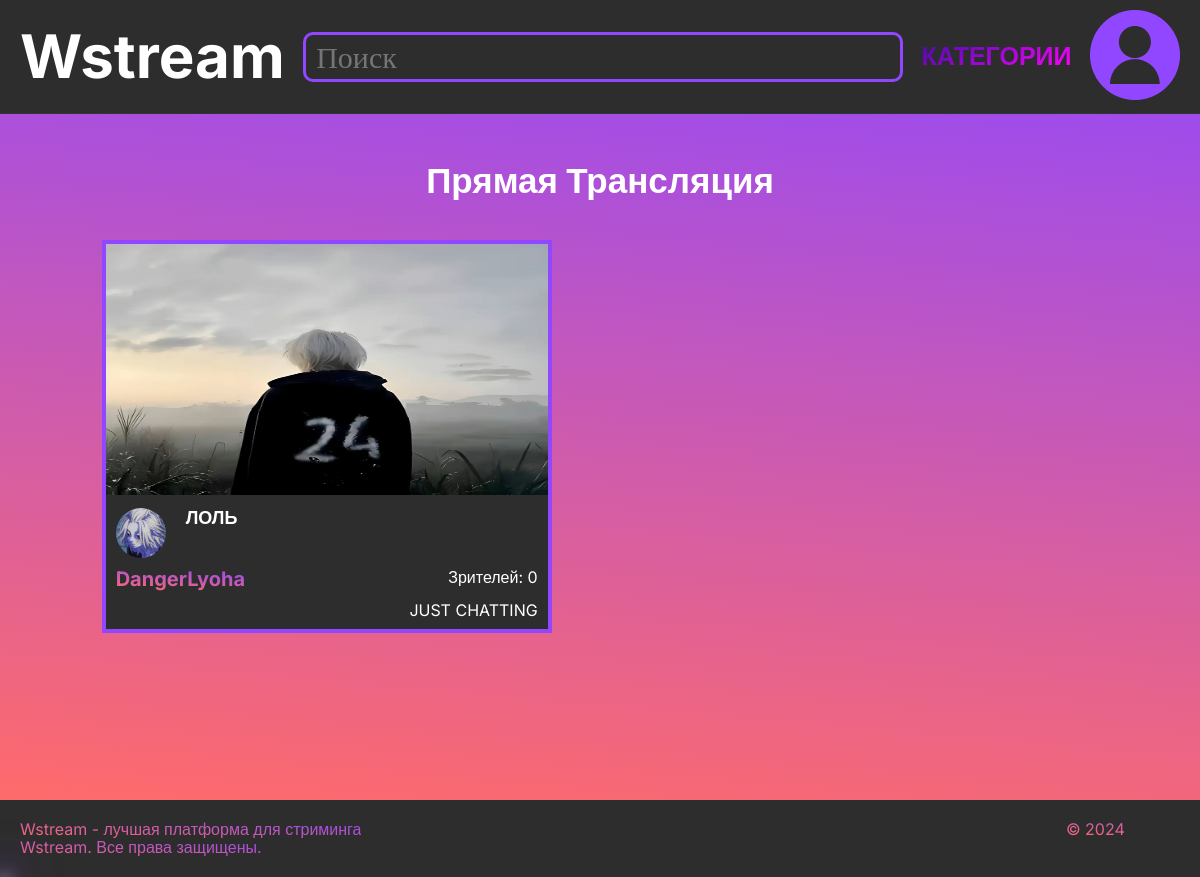
The page / on the database its author committed.
### hello/models.py (models this page shows, shortened)
class Streams(models.Model):
    status = [
        ("Транслируется", "Транслируется"),
        ("Завершился", "Завершился")
    ]
    name = models.CharField('Название стрима', max_length=200, default="Новый стрим")
    id_users = models.ForeignKey(Users, on_delete=models.CASCADE, verbose_name='Пользователь')
    category = models.ForeignKey(StreamCategory, on_delete=models.SET_NULL, null=True, blank=True, verbose_name='Категория')
    status = models.CharField('Статус', max_length=50, choices=status, default="Транслируется")
    preview = models.ImageField('Обложка', upload_to='stream-preview/', null=True, blank=True)
    start_time = models.DateTimeField('Время начала стрима', default=timezone.now)
    end_time = models.DateTimeField('Время окончания стрима', null=True, blank=True)
    max_viewers = models.IntegerField('Макс. кол. зрителей', null=True, blank=True, default=0)
    description = models.TextField('Описание стрима', null=True, blank=True)
    class Meta:
        verbose_name = "Стрим"
        verbose_name_plural = "Стримы"
    @staticmethod
    def get_current_streams():
        return Streams.objects.filter(status="Транслируется").order_by('-start_time')

class Users(models.Model):
    rol = [
        ("Админ", "Админ"),
        ("Модератор", "Модератор"),
        ("Обычный пользователь", "Обычный пользователь")
    ]
    user = models.OneToOneField(User, on_delete=models.CASCADE, verbose_name='Пользователь Django', null=True, blank=True)
    user_name = models.CharField(verbose_name='Имя пользователя', max_length=30, default="Пользователь")
    email = models.EmailField("Почта", max_length=100, default="user@example.com")
    hash_particle = models.CharField('Хэш', max_length=100, blank=True, null=True)
    registration_date = models.DateField("Дата регистрации", auto_now_add=True)
    about = models.TextField("Информация о себе", null=True, blank=True)
    avatar = models.ImageField('Аватарка', upload_to='users_photos/', null=True, blank=True, default='users_photos/default_avatar.png')
    nickname = models.CharField("Никнейм", max_length=50, default="User")
    roles = models.CharField('Роль', max_length=50, choices=rol, default="Обычный пользователь")
    class Meta:
        verbose_name = "Пользователь"
        verbose_name_plural = "Пользователи"

class StreamCategory(models.Model):
    cate = [
        ("IRL", "IRL"),
        ("CREATION", "CREATION"),
        ("ESPORTS", "ESPORTS"),
        ("GAMING", "GAMING"),
        ("MUSIC AND DJS", "MUSIC AND DJS"),
        ("JUST CHATTING", "JUST CHATTING")
    ]
    name = models.CharField('Название категории', max_length=50, choices=cate, unique=True)
    image = models.ImageField('Изображение категории', upload_to='category_images/', null=True, blank=True)
    description = models.TextField('Описание категории', null=True, blank=True)
    created_at = models.DateTimeField('Дата создания', auto_now_add=True)
    current_viewers = models.IntegerField('Текущее количество зрителей', default=0)
    total_streams = models.IntegerField('Всего стримов', default=0)
    class Meta:
        verbose_name = "Категория стримов"
        verbose_name_plural = "Категории стримов"
    def __str__(self):
        return self.name

### hello/views.py (the view, shortened to what this page needs)
# urls.py: path('', page1, name='home'),
def page1(request):
    try:
        current_streams = Streams.get_current_streams()
    except Exception as e:
        current_streams = Streams.objects.none()
        print(f"Error in page1: {e}")
    context = {
        'streams': current_streams,
    }
    return render(request, 'base.html', context)

### hello/templates/base.html (shortened to what this page needs)
{% load static %}
<!DOCTYPE html>
<html lang="ru">
<head>
    <link rel="stylesheet" href="{% static 'css/normalize.css' %}" type="text/css">
    <link rel="stylesheet" href="{% static 'css/style.css' %}" type="text/css">
</head>
<body>
    <header class="header">
        <div class="container">
            <nav class="menu">
                <a href="{% url 'home' %}" class="linklogo">
                    <h1 class="title">Wstream</h1>
                </a>
                <form class="seacrh-all" action="/search" method="get">
                    <input class="search-logo" type="text" name="query" placeholder="Поиск">
                </form>
                <a href="{% url 'categories' %}" class="categoryy">Категории</a>
                <a href="{% url 'profile' %}" class="user">
                    <img src="{% static 'images/Group 3.png' %}" alt="user">
                </a>
            </nav>
        </div>
    </header>
    <main class="main">
        <div class="container2">
            <h2 class="live-stream">Прямая Трансляция</h2>
            <div class="treams">
                {% for stream in streams %}
                <a href="{% url 'stream_detail' stream.id %}" class="link-streamer">
                    <div class="streamer">
                        {% if stream.preview %}
                        <img src="{{ stream.preview.url }}" alt="Обложка" class="pr">
                        {% else %}
                        <img src="{% static 'images/image (3).png' %}" alt="Обложка" class="pr">
                        {% endif %}
                        <div class="information">
                            {% if stream.id_users.avatar %}
                            <img src="{{ stream.id_users.avatar.url }}" alt="ava" class="avatar">
                            {% else %}
                            <img src="{% static 'images/image (2).png' %}" alt="ava" class="avatar">
                            {% endif %}
                            <h3 class="name-stream">{{ stream.name }}</h3>
                        </div>
                        <div class="right-left">
                            <p class="nick">{{ stream.id_users.nickname }}</p>
                            <p class="viewers">Зрителей: {{ stream.max_viewers|default:"0" }}</p>
                        </div>
                        <p class="category">{{ stream.category }}</p>
                    </div>
                </a>
                {% empty %}
                <p class="no-streams">Нет активных стримов</p>
                {% endfor %}
            </div>
        </div>
    </main>
    <footer class="footer">
        <div class="container">
            <div class="left">
                <p class="text">Wstream - лучшая платформа для стриминга</p>
            </div>
            <div class="right">
                <p class="text">© 2024 Wstream. Все права защищены.</p>
            </div>
        </div>
    </footer>
</body>
</html>

### hello/static/css/style.css (style rules this page uses)
body { color: #ffffff; min-height: 100%; min-width: 100%; cursor: none; font-family: "Inter", sans-serif; }
.linklogo { cursor: default }
* { margin: 0; box-sizing: border-box; }
a { text-decoration: none; color: #ffffff }
.header { background: #2d2d2d; width: 100vw; position: fixed; z-index: 1000; }
.container { max-width: 1490px; margin: 0 auto; }
.container2 { max-width: 1490px; margin: 90px auto; }
.menu { background: #2d2d2d; padding: 10px 20px; display: flex; justify-content: space-between; align-items: center; border-bottom: 1px solid #333; }
.search-logo { width: 600px; height: 50px; padding-left: 10px; border-radius: 10px; border: 3px solid #9147FF; font-size: 30px; line-height: 40px; background-color: #2d2d2d; outline: none; font-family: "Inter", sans-seri; }
.categoryy { font-size: 25px; font-weight: 700; text-transform: uppercase; background: linear-gradient(150deg, #4c0aaf, #ff02ff); -webkit-background-clip: text; -webkit-text-fill-color: transparent; transition: all 0.5s; }
.main { background: linear-gradient(185deg, #9147ff, #ff6b6b); min-height: 100vh; padding: 70px 0 60px; }
.title { font-size: 60px; margin: 0; font-family: "Inter", sans-serif; font-weight: 700; }
.footer { background: #2d2d2d; padding: 20px; display: flex; }
.left { display: inline; margin-right: 350px; }
.right { display: inline; margin-left: 350px; }
.text { font-family: "Inter", sans-serif; font-weight: 400; display: inline; background: linear-gradient(185deg, #9147ff, #ff6b6b); -webkit-background-clip: text; -webkit-text-fill-color: transparent; }
a, input, button, input, .search-logo, .user, .linklogo { cursor: none !important; }
input, .search-logo { cursor: none !important; }
.live-stream { text-align: center; margin-bottom: 40px; font-size: 35px; }
.streamer { background-color: #2d2d2d; min-width: 200px; width: 450px; border: 4px solid #9147FF; display: block; padding-bottom: 10px; }
.name-stream { font-size: 18px; padding-left: 10px; margin: 10px 0; }
.pr { width: 100%; height: 250.25px; }
.information { display: flex; }
.nick { text-align: center; margin-bottom: 10px; font-size: 20px; font-weight: 700; background: linear-gradient(185deg, #9147ff, #ff6b6b); -webkit-background-clip: text; -webkit-text-fill-color: transparent; }
.avatar { margin: 10px; }
.treams { display: grid; gap: 50px; align-content: center; grid-template-columns: repeat(auto-fill, 400px); grid-template-rows: repeat(auto-fill, 400px); justify-content: space-evenly; padding-right: 45px; }
.avatar { width: 50px; height: 50px; border-radius: 50px; }
.right-left { display: flex; justify-content: space-between; margin: 0 10px; }
.category { text-align: right; margin-right: 10px; }

### rows shown on the page
Streams: preview (picture), id_users.avatar (picture), name "ЛОЛЬ", id_users.nickname "DangerLyoha", max_viewers "0", category "JUST CHATTING"
